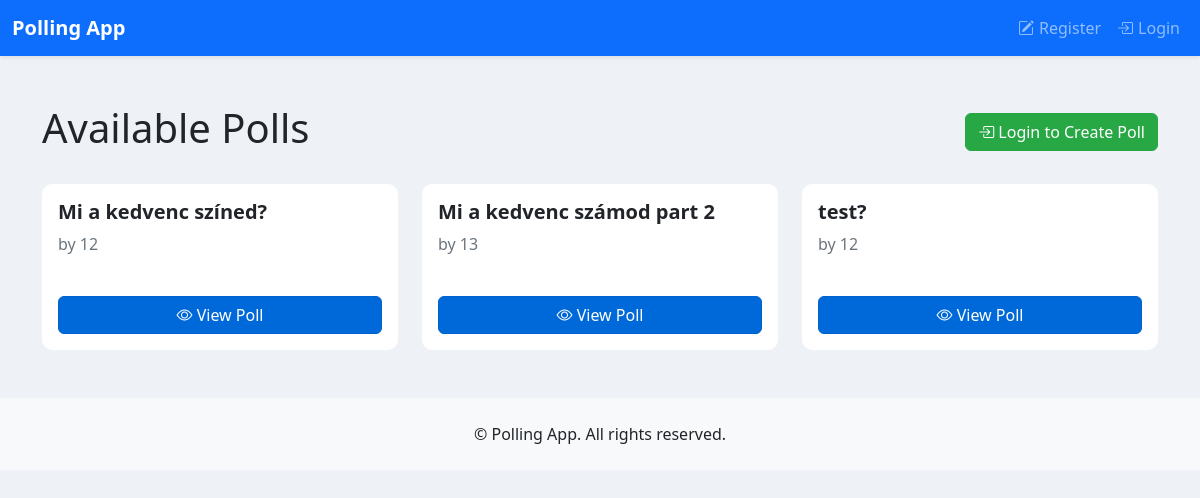
The page / on the database its author committed.
### tables this page shows
CREATE TABLE polls (
                            id INTEGER PRIMARY KEY AUTOINCREMENT,
                            poll TEXT NOT NULL,
                            creator_username TEXT NOT NULL);

### app.py (the view)
@app.route("/")
def index():
    cur = get_polls_db().cursor()
    cur.execute("SELECT * FROM polls")
    polls = cur.fetchall()
    my_polls = []
    if "user_id" in session:
        cur.execute("SELECT * FROM polls WHERE creator_username = ?", (session["username"],))
        my_polls = cur.fetchall()
    return render_template("index.html", polls=polls, my_polls=my_polls)

### app.py (called while the page is built, shortened)
def get_polls_db():
    db = getattr(g, '_polls_database', None)
    if db is None:
        db = g._polls_database = sqlite3.connect('polls.db')
        db.row_factory = sqlite3.Row
    return db

@app.teardown_appcontext
def close_connections(exception):
    for db_name in ['_users_database', '_polls_database', '_votes_database']:
        conn = getattr(g, db_name, None)
        if conn is not None:
            conn.close()

@app.before_request
def initialize_tables():
    global initialized

### templates/index.html (shortened to what this page needs)
<!DOCTYPE html>
<html lang="en">
<head>
    <link href="https://cdn.jsdelivr.net/npm/bootstrap@5.3.0/dist/css/bootstrap.min.css" rel="stylesheet">
    <link rel="stylesheet" href="https://cdn.jsdelivr.net/npm/bootstrap-icons@1.10.5/font/bootstrap-icons.css">
    <link href="{{ url_for('static', filename='css/styles.css') }}" rel="stylesheet">
</head>
<body>
    <nav class="navbar navbar-expand-lg navbar-dark bg-primary shadow-sm">
        <div class="container-fluid">
            <a class="navbar-brand" href="{{ url_for('index') }}">Polling App</a>
            <div class="collapse navbar-collapse justify-content-end" id="navbarNav">
                <ul class="navbar-nav">
                    {% if session['user_id'] %}
                    <li class="nav-item">
                        <a class="nav-link" href="{{ url_for('my_polls') }}">
                            <i class="bi bi-bar-chart-fill"></i> My Polls
                        </a>
                    </li>
                    <li class="nav-item">
                        <a class="nav-link" href="{{ url_for('logout') }}">
                            <i class="bi bi-box-arrow-right"></i> Logout
                        </a>
                    </li>
                    {% else %}
                    <li class="nav-item">
                        <a class="nav-link" href="{{ url_for('register') }}">
                            <i class="bi bi-pencil-square"></i> Register
                        </a>
                    </li>
                    <li class="nav-item">
                        <a class="nav-link" href="{{ url_for('login') }}">
                            <i class="bi bi-box-arrow-in-right"></i> Login
                        </a>
                    </li>
                    {% endif %}
                </ul>
            </div>
        </div>
    </nav>
    <div class="container my-5">
        <div class="d-flex justify-content-between align-items-center mb-4">
            <h1>Available Polls</h1>
            {% if session['user_id'] %}
            <a href="{{ url_for('create_poll') }}" class="btn btn-success">
                <i class="bi bi-plus-circle"></i> Create New Poll
            </a>
            {% else %}
            <a href="{{ url_for('login') }}" class="btn btn-success">
                <i class="bi bi-box-arrow-in-right"></i> Login to Create Poll
            </a>
            {% endif %}
        </div>
        <div class="row">
            {% for poll in polls %}
            <div class="col-md-6 col-lg-4">
                <div class="card mb-4 h-100">
                    <div class="card-body d-flex flex-column">
                        <h5 class="card-title">{{ poll['poll'] }}</h5>
                        <p class="card-text">by {{ poll['creator_username'] }}</p>
                        <a href="{{ url_for('polls', id=poll['id']) }}" class="btn btn-primary mt-auto">
                            <i class="bi bi-eye"></i> View Poll
                        </a>
                    </div>
                </div>
            </div>
            {% endfor %}
        </div>
    </div>
    <footer class="bg-light text-center py-4">
        <div class="container">
            <p class="mb-0">&copy; {{ current_year }} Polling App. All rights reserved.</p>
        </div>
    </footer>
</body>
</html>

### static/styles.css (style rules this page uses)
body { background-color: #eef1f5; font-family: 'Segoe UI', Tahoma, Geneva, Verdana, sans-serif; }
.navbar-brand { font-weight: bold; }
.nav-link { display: flex; align-items: center; }
.nav-link i { margin-right: 5px; }
.card { border: none; border-radius: 10px; transition: transform 0.2s; }
.card-title { font-weight: bold; }
.card-text { color: #6c757d; }
.btn-primary { background-color: #0069d9; border-color: #0062cc; }
.btn-success { background-color: #28a745; border-color: #28a745; }

### rows shown on the page
polls: poll "Mi a kedvenc színed?", creator_username "12"
polls: poll "Mi a kedvenc számod part 2", creator_username "13"
polls: poll "test?", creator_username "12"
